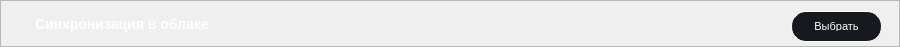
      <widget class="QFrame" name="frame_CloudSaving">
       <property name="geometry">
        <rect>
         <x>10</x>
         <y>1013</y>
         <width>900</width>
         <height>45</height>
        </rect>
       </property>
       <property name="minimumSize">
        <size>
         <width>900</width>
         <height>0</height>
        </size>
       </property>
       <property name="maximumSize">
        <size>
         <width>900</width>
         <height>46</height>
        </size>
       </property>
       <property name="styleSheet">
        <string notr="true">
/* styles.qss */

#frame_CloudSaving {
    background-color: #161A1E;
    border-radius: 15px; /* Установите значение по вашему усмотрению для достижения овальной формы */
}
</string>
       </property>
       <property name="frameShape">
        <enum>QFrame::StyledPanel</enum>
       </property>
       <property name="frameShadow">
        <enum>QFrame::Raised</enum>
       </property>
       <layout class="QHBoxLayout" name="horizontalLayout_22">
        <property name="spacing">
         <number>0</number>
        </property>
        <property name="leftMargin">
         <number>0</number>
        </property>
        <property name="topMargin">
         <number>0</number>
        </property>
        <property name="rightMargin">
         <number>0</number>
        </property>
        <property name="bottomMargin">
         <number>0</number>
        </property>
        <item>
         <widget class="QFrame" name="frame_21">
          <property name="minimumSize">
           <size>
            <width>0</width>
            <height>45</height>
           </size>
          </property>
          <property name="styleSheet">
           <string notr="true">background-color: transparent;</string>
          </property>
          <property name="frameShape">
           <enum>QFrame::StyledPanel</enum>
          </property>
          <property name="frameShadow">
           <enum>QFrame::Raised</enum>
          </property>
          <widget class="QPushButton" name="pushCloudSaving">
           <property name="geometry">
            <rect>
             <x>790</x>
             <y>10</y>
             <width>91</width>
             <height>31</height>
            </rect>
           </property>
           <property name="minimumSize">
            <size>
             <width>91</width>
             <height>31</height>
            </size>
           </property>
           <property name="maximumSize">
            <size>
             <width>91</width>
             <height>31</height>
            </size>
           </property>
           <property name="styleSheet">
            <string notr="true">/* styles.qss */

QPushButton {
    background-color: #161A1E;
    border-radius: 15px;
    color: white; /* Установите цвет текста */
    font-size: 11px; /* Установите размер шрифта */
    padding: 10px 20px; /* Установите отступы */
    border: 1px solid white; /* Уменьшаем толщину обводки до 1 пикселя */
}

QPushButton:hover {
    background-color: #2C3236;
    transition: background-color 0.3s ease;
}
</string>
           </property>
           <property name="text">
            <string>Выбрать</string>
           </property>
          </widget>
          <widget class="QLabel" name="labelCloudSaving">
           <property name="geometry">
            <rect>
             <x>750</x>
             <y>10</y>
             <width>81</width>
             <height>30</height>
            </rect>
           </property>
           <property name="sizePolicy">
            <sizepolicy hsizetype="Preferred" vsizetype="Preferred">
             <horstretch>70</horstretch>
             <verstretch>30</verstretch>
            </sizepolicy>
           </property>
           <property name="minimumSize">
            <size>
             <width>70</width>
             <height>30</height>
            </size>
           </property>
           <property name="styleSheet">
            <string notr="true">color: white; /* Установите цвет текста в белый */
font-size: 14px; /* Установите размер шрифта в 14 пикселей */
font-family: &quot;Times New Roman&quot;; /* Установите тип шрифта по вашему выбору */
font-weight: bold; /* Установите жирность шрифта (если нужно) */
margin-top: 5px; /* Опустить текст на 10 пикселей вниз */</string>
           </property>
           <property name="text">
            <string/>
           </property>
          </widget>
          <widget class="QLabel" name="labelTextCloudSaving">
           <property name="geometry">
            <rect>
             <x>30</x>
             <y>10</y>
             <width>511</width>
             <height>21</height>
            </rect>
           </property>
           <property name="styleSheet">
            <string notr="true">/* styles.qss */

QLabel {
    color: white; /* Установите цвет текста в белый */
    font-size: 14px; /* Установите размер шрифта в 14 пикселей */
    font-family: &quot;Times New Roman&quot;; /* Установите тип шрифта по вашему выбору */
    font-weight: bold; /* Установите жирность шрифта (если нужно) */
    margin-top: 5px; /* Опустить текст на 10 пикселей вниз */
}
</string>
           </property>
           <property name="text">
            <string>Синхронизация в облаке</string>
           </property>
          </widget>
         </widget>
        </item>
       </layout>
      </widget>
